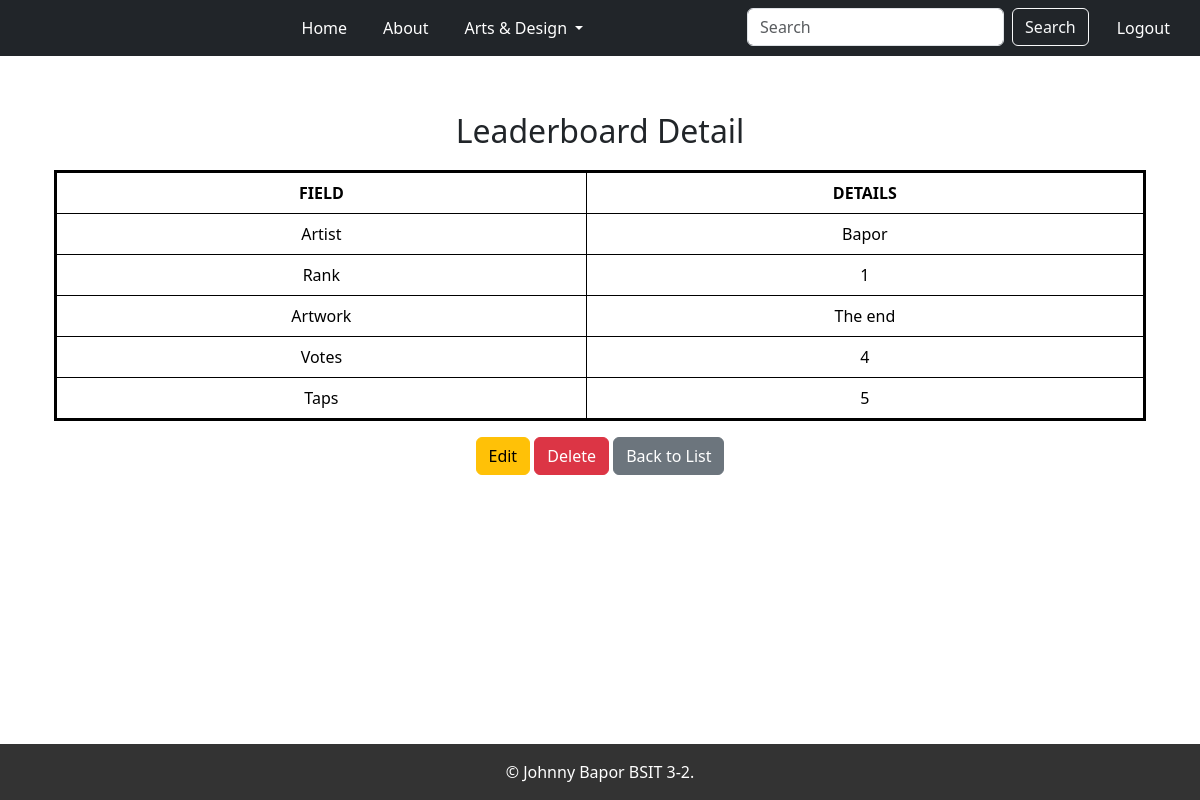
Page /leaderboards/2/ (signed in) on the committed database.
### app/models.py (models this page shows, shortened)
class Leaderboard(models.Model):
    artist = models.OneToOneField(Artist, on_delete=models.CASCADE, related_name="leaderboard")
    rank = models.PositiveIntegerField()
    votes = models.IntegerField(default=0)
    taps = models.IntegerField(default=0)
    artwork_title = models.CharField(max_length=255, blank=True, null=True)
    artwork_description = models.TextField(blank=True, null=True)
    artwork_image = models.ImageField(upload_to='leaderboard_artworks/', blank=True, null=True)
    popularity_score = models.FloatField(default=0.0)
    last_updated = models.DateTimeField(auto_now=True)

class Artist(models.Model):
    user = models.OneToOneField(User, on_delete=models.CASCADE, related_name="artist_profile", null=True, blank=True)
    artist_name = models.CharField(max_length=255)
    artist_bio = models.TextField()
    artist_profile_picture = models.ImageField(upload_to='artist_profiles/', blank=True, null=True)

### app/views.py (the view)
# urls.py: path('leaderboards/<int:pk>/', login_required(LeaderboardDetailView.as_view()), name='leaderboard-detail'),
class LeaderboardDetailView(DetailView):
    model = Leaderboard
    template_name = 'app/leaderboard_detail.html'
    context_object_name = 'leaderboard'

### app/templates/app/leaderboard_detail.html
{% extends 'app/base.html' %}
{% block content %}
    <div class="container text-center mt-4">
        <h2>Leaderboard Detail</h2>
        <table class="table table-bordered table-hover" style="border: 3px solid black;">
            <thead class="thead-dark">
            <tr>
                <th>Field</th>
                <th>Details</th>
            </tr>
            </thead>
            <tbody>
            <tr>
                <td>Artist</td>
                <td>{{ leaderboard.artist.artist_name }}</td>
            </tr>
            <tr>
                <td>Rank</td>
                <td>{{ leaderboard.rank }}</td>
            </tr>
            <tr>
                <td>Artwork</td>
                <td>{{ leaderboard.artwork_title }}</td>
            </tr>
            <tr>
                <td>Votes</td>
                <td>{{ leaderboard.votes }}</td>
            </tr>
            <tr>
                <td>Taps</td>
                <td>{{ leaderboard.taps }}</td>
            </tr>
            </tbody>
        </table>
        <a href="{% url 'leaderboard-update' leaderboard.pk %}" class="btn btn-warning">Edit</a>
        <a href="{% url 'leaderboard-delete' leaderboard.pk %}" class="btn btn-danger">Delete</a>
        <a href="{% url 'leaderboard-list' %}" class="btn btn-secondary">Back to List</a>
    </div>
{% endblock %}

### static/css/Base.css (style rules this page uses)
body { font-family: Arial, sans-serif; margin: 0; padding: 0; }
table { width: 100%; border-collapse: collapse; margin: 20px 0; }
table, th, td { border: 1px solid #ddd; }
th, td { padding: 12px 15px; text-align: center; vertical-align: middle; }
th { background-color: #f8f9fa; color: #333; text-transform: uppercase; }
tr:nth-child(even) { background-color: #f2f2f2; }

### rows in the picture
Leaderboard: artist.artist_name "Bapor", rank "1", artwork_title "The end", votes "4", taps "5"
